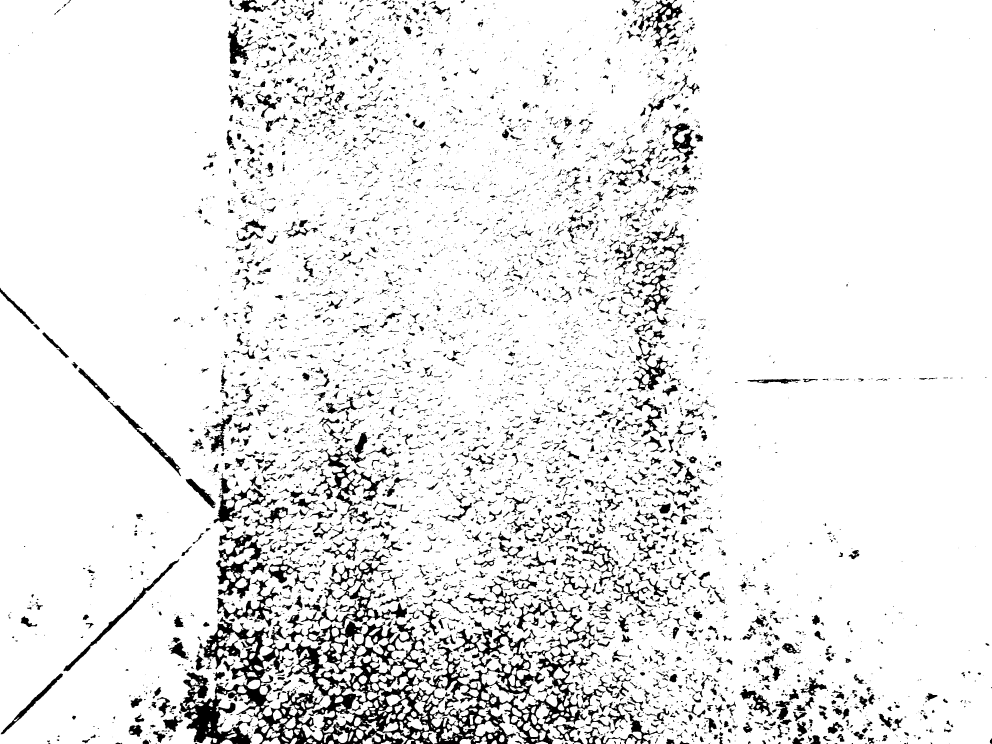
#> input picture blackwhite.jpg, 3968 x 2976 px (shown at 1/4 size)
$ python Array_test.py
#> lines starting #> are read from the running program, lines starting #| are printed output that depends on the picture; after the words box and inside, x2 and y2 are one past the last pixel; in counts of white or black regions, pixels touching at a corner belong together
import cv2
import numpy as np

# 读取图片并转至灰度模式
imagepath = 'blackwhite.jpg'
img = cv2.imread(imagepath, 1)
#> img is the input picture: shape (2976, 3968, 3); min 0, max 255, mean 232.8
gray = cv2.cvtColor(img, cv2.COLOR_BGR2GRAY)
#转化成阈值模式
ret, threshf = cv2.threshold(gray, 90, 255, cv2.THRESH_BINARY)
#> threshf: shape (2976, 3968); 91.3% white; 6843 black regions (3533 under 20 px), largest, box (x1, y1, x2, y2) and area: (719, 2194, 2440, 2976) 303962, (1291, 1728, 1470, 2055) 13202, (866, 2317, 1117, 2506) 9669
thresh=~threshf
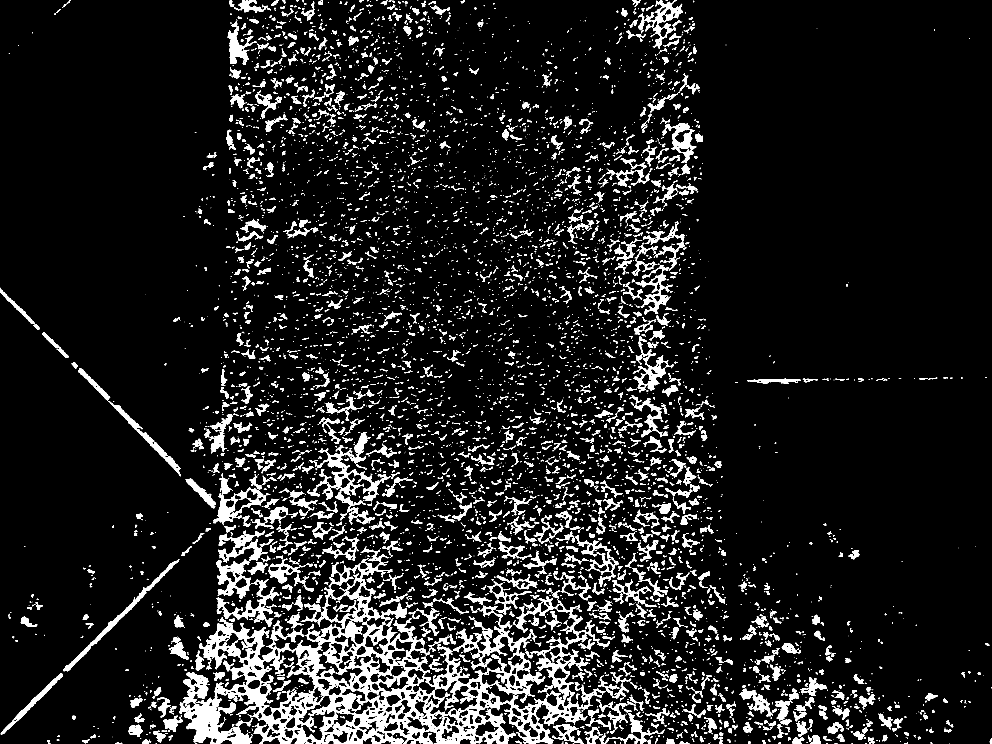
#> thresh: shape (2976, 3968) (shown at 1/4 size); 8.7% white; 6843 white regions (3533 under 20 px), largest, box (x1, y1, x2, y2) and area: (719, 2194, 2440, 2976) 303962, (1291, 1728, 1470, 2055) 13202, (866, 2317, 1117, 2506) 9669
#转化为二值模式
zero_one=np.where(thresh<100,0,1)
#蒙版操作
#这个操作是为了将整个图片范围集中在摄像影像中央by增加中间的权重
#下面的注释是蒙版矩阵
"""
11...1122...2233....3322....2211....11
11...1122...2233....3322....2211....11
.
.
.
11...1122...2233....3322....2211....11
11...1122...2233....3322....2211....11
"""
#显然，这个方式很傻逼，不如我们用单位矩阵，并且给每行加权
#我们需要把我们之前算的阈值阵列先转化为方阵
#接下来进行阶段操作
#################################
#################################
squaresize=zero_one.shape[0]
#> squaresize = 2976
STARTCOL=int((zero_one.shape[0]-squaresize)/2)
#> STARTCOL = 0
ENDCOL=int((zero_one.shape[0]+squaresize)/2)
#> ENDCOL = 2976
STARTLIN=int((zero_one.shape[1]-squaresize)/2)
#> STARTLIN = 496
ENDLIN=int((zero_one.shape[1]+squaresize)/2)
#> ENDLIN = 3472
square=zero_one[STARTCOL:ENDCOL,STARTLIN:ENDLIN]
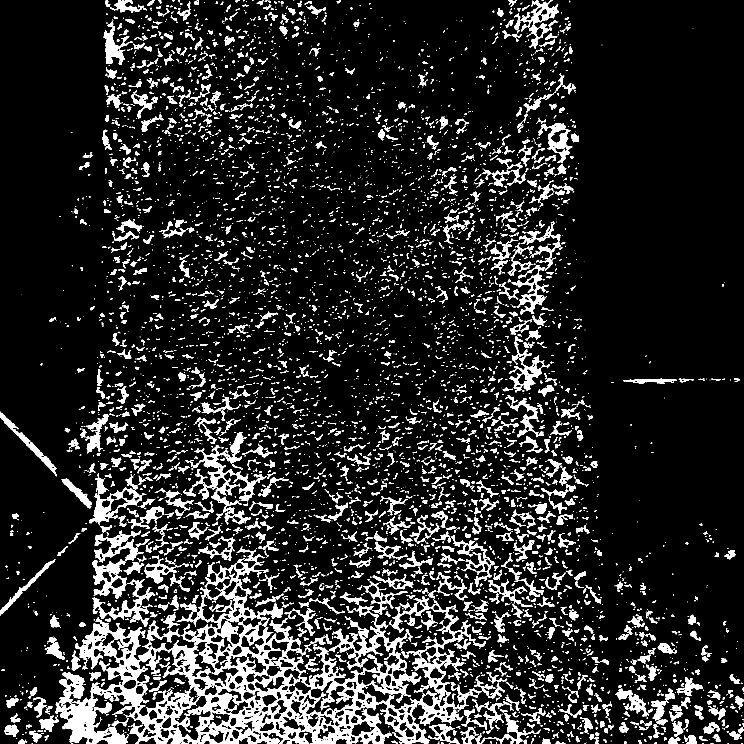
#> square: shape (2976, 2976) int64 (shown at 1/4 size); values 0 (black) and 1 (white), 11.2% white; 6665 white regions (3448 under 20 px), largest, box (x1, y1, x2, y2) and area: (223, 2194, 1944, 2976) 303962, (795, 1728, 974, 2055) 13202, (370, 2317, 621, 2506) 9669
#################################
#################################
#接下来形成矩阵
subsubvalue=1;
subvalue=2;
centervalue=3;
subsublength=int(squaresize/5);
#> subsublength = 595
sublength=int(squaresize/5);
#> sublength = 595
centerlength=square.shape[0]-2*subsublength-2*sublength
#> centerlength = 596
subsubmatrix=subsubvalue*np.ones([squaresize,subsublength])
submatrix=subvalue*np.ones([squaresize,sublength])
cenmatrix=centervalue*np.ones([squaresize,centerlength])
noobmask=np.hstack((subsubmatrix,submatrix,cenmatrix,submatrix,subsubmatrix))
noobmask=noobmask.astype(int)
#power=np.hstack((subsubvalue*np.ones(subsublength,int),subvalue*np.ones(sublength,int),centervalue*np.ones(centerlength,int),subvalue*np.ones(sublength,int),subsubvalue*np.ones(subsublength,int)))
#noobmask=np.diag(power)
#接下来进行蒙版
powersquare=cv2.multiply(square,noobmask)
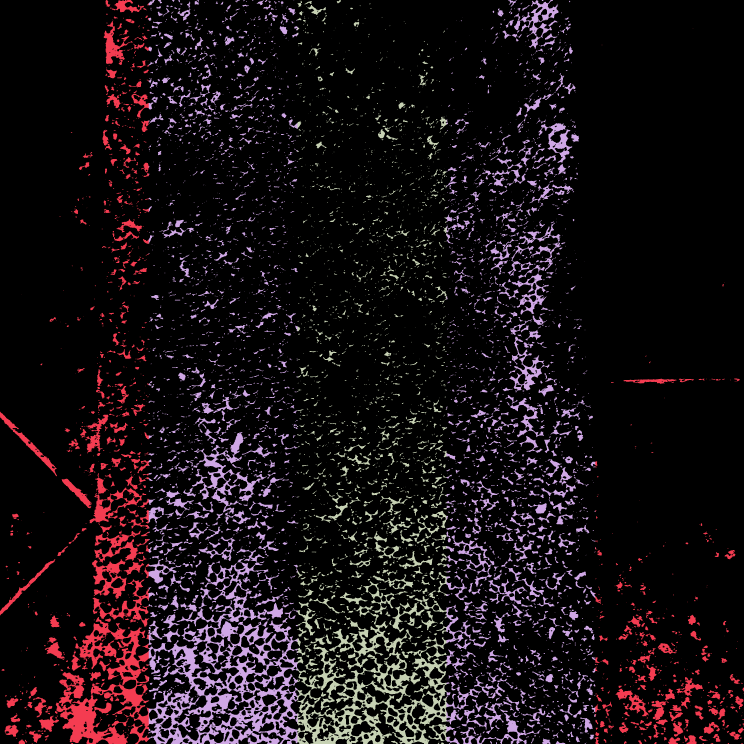
#> powersquare: shape (2976, 2976) int32 (shown at 1/4 size); 4 distinct labels, from 0 to 3; one colour per label, 0 black
#膨胀操作
kernel = np.ones((5,5),np.uint8)
mid= cv2.erode(thresh,kernel,iterations =2)
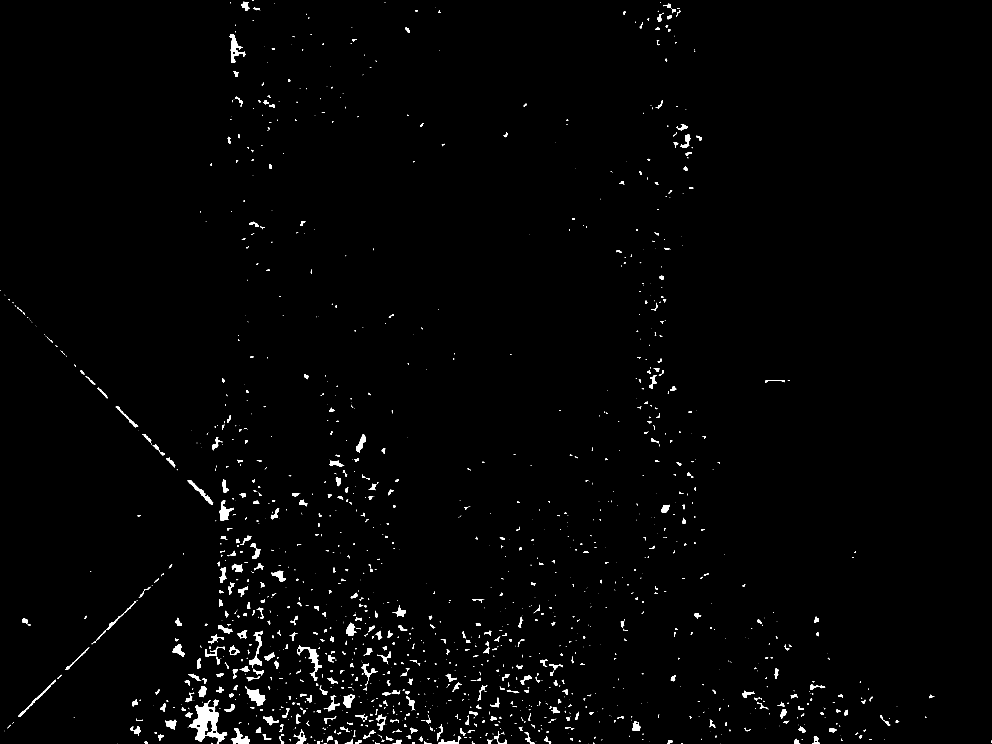
#> mid: shape (2976, 3968) (shown at 1/4 size); 1.1% white; 1448 white regions (763 under 20 px), largest, box (x1, y1, x2, y2) and area: (753, 2798, 909, 2976) 10169, (980, 2745, 1062, 2822) 2629, (1193, 2580, 1288, 2723) 2561
result= cv2.dilate(mid,kernel,iterations =8)
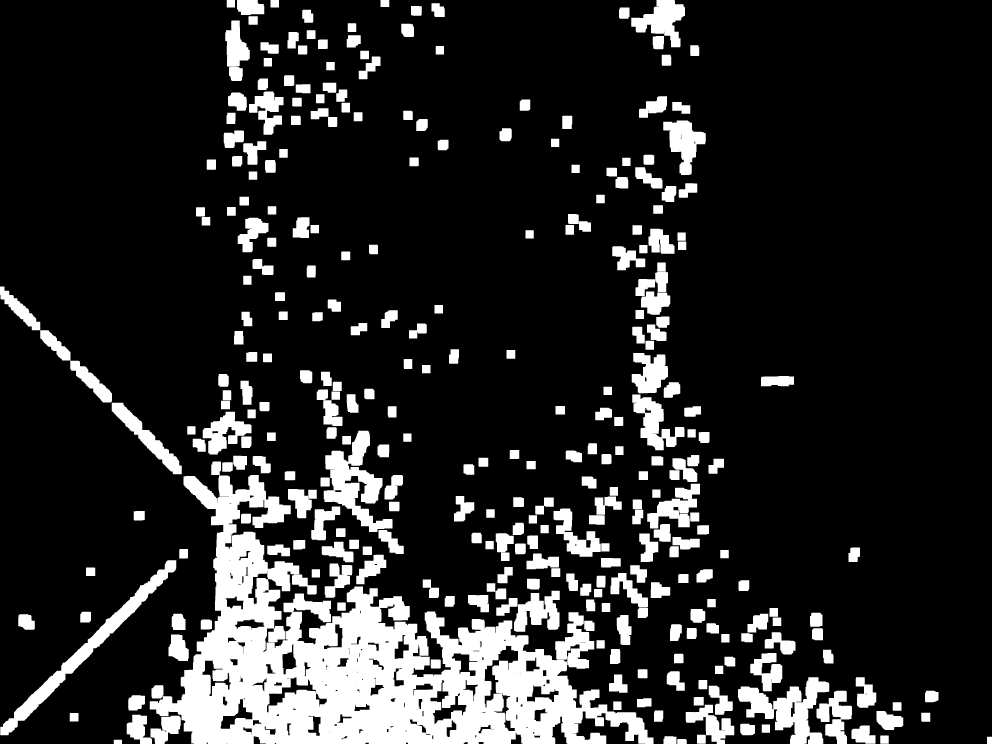
#> result: shape (2976, 3968) (shown at 1/4 size); 16.1% white; 316 white regions, largest, box (x1, y1, x2, y2) and area: (599, 1900, 2614, 2976) 806898, (1295, 1723, 1570, 2128) 45653, (1, 2241, 705, 2941) 45448
showed=~result

#接下来是数组操作：
#1.先把图像矩阵分割成128*128个子矩阵
#PS；这里的‘128’之后可以改为Matrix_Size

#2.对每个子矩阵求平均值
#3.对每个子矩阵求方差
#PS：此方差没有上限，有下限


print (showed.shape)
#| (2976, 3968)
# 只输出行数
print (showed.shape[0]) # 4
#| 2976
# 只输出列数
print (showed.shape[1]) # 3
#| 3968
